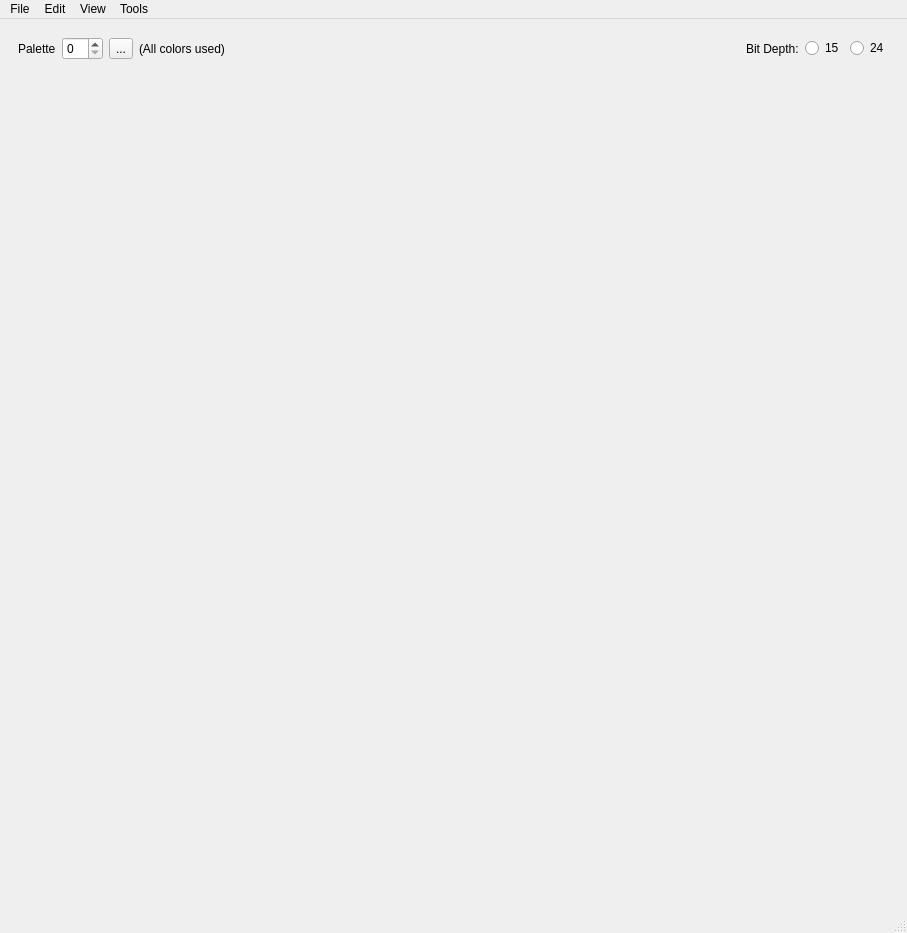
<?xml version="1.0" encoding="UTF-8"?>
<ui version="4.0">
 <class>PaletteEditor</class>
 <widget class="QMainWindow" name="PaletteEditor">
  <property name="geometry">
   <rect>
    <x>0</x>
    <y>0</y>
    <width>907</width>
    <height>933</height>
   </rect>
  </property>
  <property name="windowTitle">
   <string>Palette Editor</string>
  </property>
  <widget class="QWidget" name="centralWidget">
   <layout class="QGridLayout" name="gridLayout_18">
    <item row="0" column="0">
     <widget class="QFrame" name="frame_Settings">
      <property name="frameShape">
       <enum>QFrame::Shape::NoFrame</enum>
      </property>
      <property name="frameShadow">
       <enum>QFrame::Shadow::Raised</enum>
      </property>
      <layout class="QHBoxLayout" name="horizontalLayout">
       <item>
        <widget class="QLabel" name="label_Palette">
         <property name="text">
          <string>Palette</string>
         </property>
        </widget>
       </item>
       <item>
        <widget class="QSpinBox" name="spinBox_PaletteId">
         <property name="focusPolicy">
          <enum>Qt::FocusPolicy::StrongFocus</enum>
         </property>
        </widget>
       </item>
       <item>
        <widget class="QToolButton" name="toolButton_ColorSearch">
         <property name="toolTip">
          <string>&lt;html&gt;&lt;head/&gt;&lt;body&gt;&lt;p&gt;Opens a search dialog to find which tilesets/metatiles are using certain colors.&lt;/p&gt;&lt;/body&gt;&lt;/html&gt;</string>
         </property>
         <property name="text">
          <string>...</string>
         </property>
         <property name="icon">
          <iconset resource="../resources/images.qrc">
           <normaloff>:/icons/magnifier.ico</normaloff>:/icons/magnifier.ico</iconset>
         </property>
        </widget>
       </item>
       <item>
        <widget class="QLabel" name="label_AllColorsUsed">
         <property name="text">
          <string>(All colors used)</string>
         </property>
        </widget>
       </item>
       <item>
        <spacer name="horizontalSpacer">
         <property name="orientation">
          <enum>Qt::Orientation::Horizontal</enum>
         </property>
         <property name="sizeHint" stdset="0">
          <size>
           <width>40</width>
           <height>20</height>
          </size>
         </property>
        </spacer>
       </item>
       <item>
        <widget class="QLabel" name="label_BitDepth">
         <property name="text">
          <string>Bit Depth:</string>
         </property>
        </widget>
       </item>
       <item>
        <widget class="QRadioButton" name="bit_depth_15">
         <property name="text">
          <string>15</string>
         </property>
        </widget>
       </item>
       <item>
        <widget class="QRadioButton" name="bit_depth_24">
         <property name="text">
          <string>24</string>
         </property>
        </widget>
       </item>
      </layout>
     </widget>
    </item>
    <item row="1" column="0">
     <widget class="QScrollArea" name="scrollArea_Colors">
      <property name="frameShape">
       <enum>QFrame::Shape::NoFrame</enum>
      </property>
      <property name="widgetResizable">
       <bool>true</bool>
      </property>
      <widget class="QWidget" name="scrollAreaContents_Colors">
       <property name="geometry">
        <rect>
         <x>0</x>
         <y>0</y>
         <width>883</width>
         <height>779</height>
        </rect>
       </property>
       <layout class="QGridLayout" name="layout_Colors">
        <property name="leftMargin">
         <number>0</number>
        </property>
        <property name="topMargin">
         <number>0</number>
        </property>
        <property name="rightMargin">
         <number>0</number>
        </property>
        <property name="bottomMargin">
         <number>0</number>
        </property>
       </layout>
      </widget>
     </widget>
    </item>
   </layout>
  </widget>
  <widget class="QMenuBar" name="menubar">
   <property name="geometry">
    <rect>
     <x>0</x>
     <y>0</y>
     <width>907</width>
     <height>37</height>
    </rect>
   </property>
   <widget class="QMenu" name="menuFile">
    <property name="title">
     <string>File</string>
    </property>
    <addaction name="actionImport_Palette"/>
   </widget>
   <widget class="QMenu" name="menuEdit">
    <property name="title">
     <string>Edit</string>
    </property>
    <addaction name="actionUndo"/>
    <addaction name="actionRedo"/>
   </widget>
   <widget class="QMenu" name="menuView">
    <property name="title">
     <string>View</string>
    </property>
    <addaction name="actionShow_Unused_Colors"/>
   </widget>
   <widget class="QMenu" name="menuTools">
    <property name="title">
     <string>Tools</string>
    </property>
    <addaction name="actionFind_Color_Usage"/>
   </widget>
   <addaction name="menuFile"/>
   <addaction name="menuEdit"/>
   <addaction name="menuView"/>
   <addaction name="menuTools"/>
  </widget>
  <widget class="QStatusBar" name="statusbar"/>
  <action name="actionUndo">
   <property name="text">
    <string>Undo</string>
   </property>
   <property name="shortcut">
    <string>Ctrl+Z</string>
   </property>
   <property name="shortcutContext">
    <enum>Qt::ShortcutContext::WindowShortcut</enum>
   </property>
   <property name="priority">
    <enum>QAction::Priority::NormalPriority</enum>
   </property>
  </action>
  <action name="actionRedo">
   <property name="text">
    <string>Redo</string>
   </property>
   <property name="shortcut">
    <string>Ctrl+Y</string>
   </property>
  </action>
  <action name="actionImport_Palette">
   <property name="text">
    <string>Import Palette</string>
   </property>
  </action>
  <action name="actionShow_Unused_Colors">
   <property name="checkable">
    <bool>true</bool>
   </property>
   <property name="text">
    <string>Show Unused Colors</string>
   </property>
  </action>
  <action name="actionFind_Color_Usage">
   <property name="text">
    <string>Find Color Usage...</string>
   </property>
  </action>
 </widget>
 <resources>
  <include location="../resources/images.qrc"/>
 </resources>
 <connections/>
</ui>
